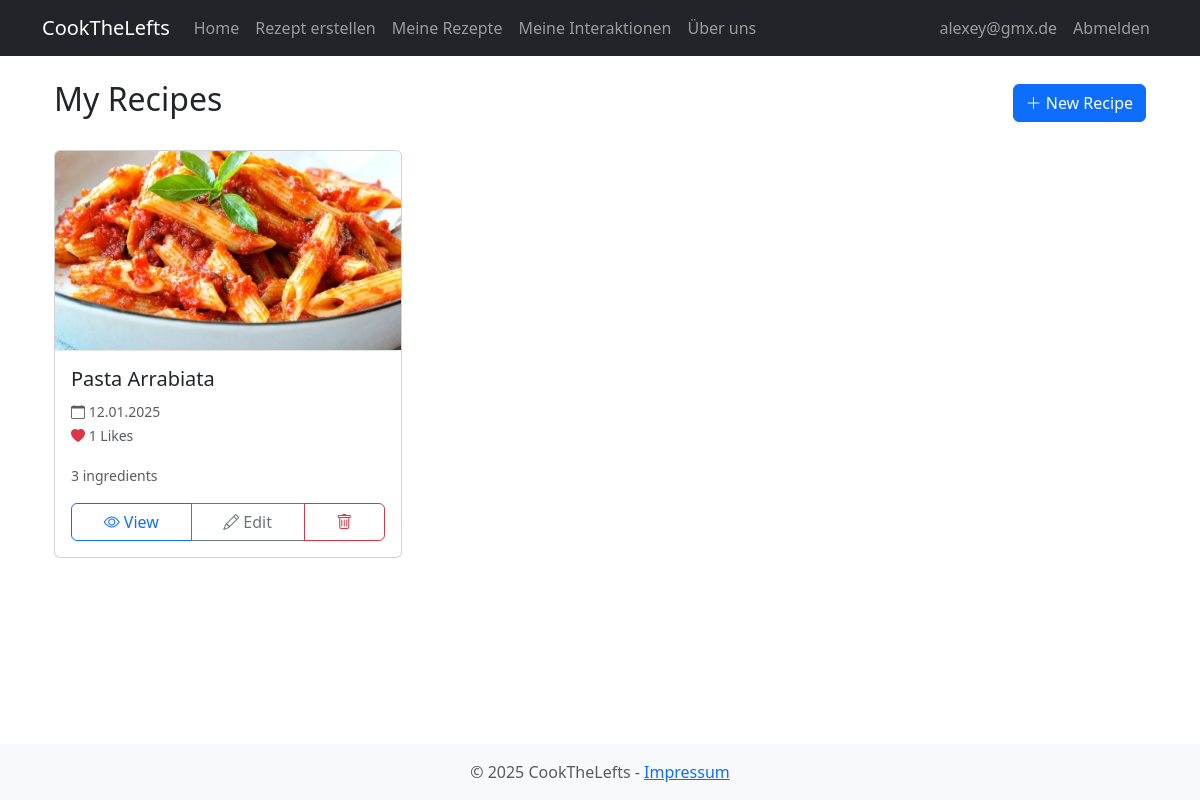
/recipes/my-recipes (signed in), run on the app's committed database.
### app/models.py (models this page shows, shortened)
class User(UserMixin, db.Model):
    id = db.Column(db.Integer, primary_key=True)
    username = db.Column(db.String(64), unique=True, nullable=False)
    email = db.Column(db.String(120), unique=True, nullable=False)
    password_hash = db.Column(db.String(128))
    created_at = db.Column(db.DateTime, default=datetime.utcnow)
    recipes = db.relationship('Recipe', backref='author', lazy='dynamic')
    likes = db.relationship('Like', backref='user', lazy='dynamic')

class Recipe(db.Model):
    id = db.Column(db.Integer, primary_key=True)
    title = db.Column(db.String(100), nullable=False)
    ingredients = db.Column(db.Text, nullable=False)
    instructions = db.Column(db.Text, nullable=False)
    image_path = db.Column(db.String(200))
    video_link = db.Column(db.String(500))
    created_at = db.Column(db.DateTime, default=datetime.utcnow)
    user_id = db.Column(db.Integer, db.ForeignKey('user.id'), nullable=False)
    likes = db.relationship('Like', backref='recipe', lazy='dynamic')
    def get_image_url(self):
        if self.image_path:
            image_file = os.path.join(current_app.root_path, 'static', self.image_path)
            if os.path.exists(image_file):
                return url_for('static', filename=self.image_path)
        return None  # Return None to use CSS default image

### app/recipes/routes.py (the view)
@bp.route('/my-recipes')
@login_required
def my_recipes():
    page = request.args.get('page', 1, type=int)
    recipes = Recipe.query.filter_by(author=current_user)\
        .order_by(Recipe.created_at.desc())\
        .paginate(page=page, per_page=12, error_out=False)
    return render_template('recipes/my_recipes.html',
                         title='My Recipes',
                         recipes=recipes)

### app/models.py (called while the page is built)
@login_manager.user_loader
def load_user(id):
    return User.query.get(int(id))

### app/templates/recipes/my_recipes.html (shortened to what this page needs)
{% extends "base.html" %}
{% block content %}
<div class="container">
    <div class="d-flex justify-content-between align-items-center mb-4">
        <h2>My Recipes</h2>
        <a href="{{ url_for('recipes.create') }}" class="btn btn-primary">
            <i class="bi bi-plus-lg"></i> New Recipe
        </a>
    </div>
    {% if recipes.items %}
    <div class="row">
        {% for recipe in recipes.items %}
        <div class="col-md-4 mb-4">
            <div class="card h-100">
                {% if recipe.get_image_url() %}
                <img src="{{ recipe.get_image_url() }}"
                     class="card-img-top" alt="{{ recipe.title }}"
                     style="height: 200px; object-fit: cover;">
                {% else %}
                <div class="default-recipe-image">
                    <i class="bi bi-camera"></i>
                </div>
                {% endif %}
                <div class="card-body">
                    <h5 class="card-title">{{ recipe.title }}</h5>
                    <p class="card-text">
                        <small class="text-muted">
                            <i class="bi bi-calendar"></i> {{ recipe.created_at.strftime('%d.%m.%Y') }}<br>
                            <i class="bi bi-heart-fill text-danger"></i> {{ recipe.likes.count() }} Likes
                        </small>
                    </p>
                    <div class="ingredients-preview mb-3">
                        <small class="text-muted">
                            {{ recipe.ingredients.split('\n')|length }} ingredients
                        </small>
                    </div>
                    <div class="btn-group w-100">
                        <a href="{{ url_for('recipes.view', id=recipe.id) }}"
                           class="btn btn-outline-primary">
                            <i class="bi bi-eye"></i> View
                        </a>
                        <a href="{{ url_for('recipes.edit', id=recipe.id) }}"
                           class="btn btn-outline-secondary">
                            <i class="bi bi-pencil"></i> Edit
                        </a>
                        <button type="button" class="btn btn-outline-danger"
                                data-bs-toggle="modal"
                                data-bs-target="#deleteModal{{ recipe.id }}">
                            <i class="bi bi-trash"></i>
                        </button>
                    </div>
                </div>
            </div>
        </div>
        {% endfor %}
    </div>
    {% endif %}
</div>
{% endblock %}

### app/templates/base.html (shortened to what this page needs)
<!DOCTYPE html>
<html lang="de">
<head>
    <link href="https://cdn.jsdelivr.net/npm/bootstrap@5.3.0/dist/css/bootstrap.min.css" rel="stylesheet">
    <link rel="stylesheet" href="https://cdn.jsdelivr.net/npm/bootstrap-icons@1.11.1/font/bootstrap-icons.css">
</head>
<body>
    <nav class="navbar navbar-expand-lg navbar-dark bg-dark">
        <div class="container">
            <a class="navbar-brand" href="{{ url_for('main.index') }}">CookTheLefts</a>
            <div class="collapse navbar-collapse" id="navbarNav">
                <ul class="navbar-nav me-auto">
                    <li class="nav-item">
                        <a class="nav-link" href="{{ url_for('main.index') }}">Home</a>
                    </li>
                    {% if current_user.is_authenticated %}
                    <li class="nav-item">
                        <a class="nav-link" href="{{ url_for('recipes.create') }}">Rezept erstellen</a>
                    </li>
                    <li class="nav-item">
                        <a class="nav-link" href="{{ url_for('recipes.my_recipes') }}">Meine Rezepte</a>
                    </li>
                    <li class="nav-item">
                        <a class="nav-link" href="{{ url_for('recipes.my_interactions') }}">Meine Interaktionen</a>
                    </li>
                    {% endif %}
                    <li class="nav-item">
                        <a class="nav-link" href="{{ url_for('main.about') }}">Über uns</a>
                    </li>
                </ul>
                <ul class="navbar-nav">
                    {% if current_user.is_authenticated %}
                    <li class="nav-item">
                        <span class="nav-link">{{ current_user.username }}</span>
                    </li>
                    <li class="nav-item">
                        <a class="nav-link" href="{{ url_for('auth.logout') }}">Abmelden</a>
                    </li>
                    {% endif %}
                </ul>
            </div>
        </div>
    </nav>
    <main class="container mt-4">
        {% block content %}{% endblock %}
    </main>
    <footer class="footer mt-5 py-3 bg-light">
        <div class="container text-center">
            <span class="text-muted">© 2025 CookTheLefts -
                <a href="{{ url_for('main.impressum') }}">Impressum</a>
            </span>
        </div>
    </footer>
</body>
</html>

### app/templates/base.html (style rules this page uses)
body { min-height: 100vh; display: flex; flex-direction: column; }
main { flex: 1; }
.card { transition: transform 0.2s, box-shadow 0.2s; }
.card-img-top { border-bottom: 1px solid rgba(0,0,0,0.1); }

### data on the page
User: username "alexey@gmx.de"
Recipe: get_image_url (picture), title "Pasta Arrabiata", created_at "12.01.2025", likes.count "1", ingredients.split|length "3"
